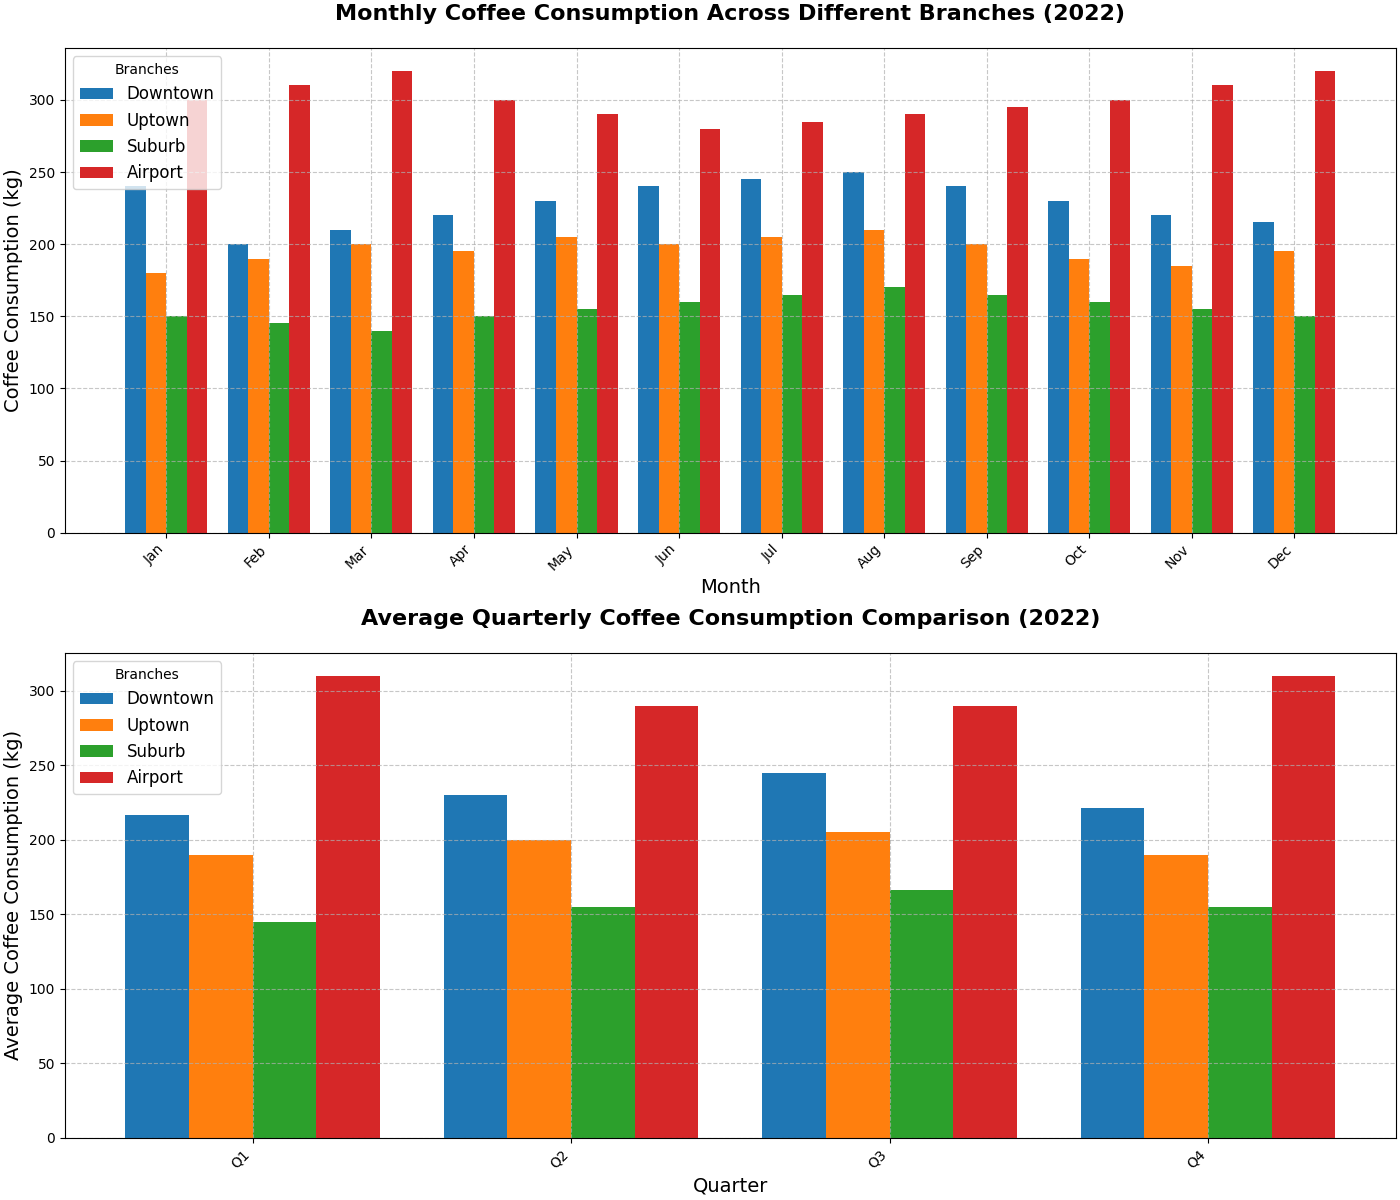

Write Python code to recreate this figure.
import matplotlib.pyplot as plt
import numpy as np

# Backstory: Analysis of Monthly Coffee Consumption Over Different Branches
# Imagine this chart presents the distribution of monthly coffee consumption in different branches of a coffee shop chain for the year 2022.

# Branches : 'Downtown', 'Uptown', 'Suburb', 'Airport'
branches = ['Downtown', 'Uptown', 'Suburb', 'Airport']
months = np.arange(1, 13)

# Coffee consumption data in kilograms
downtown_consumption = [240, 200, 210, 220, 230, 240, 245, 250, 240, 230, 220, 215]
uptown_consumption = [180, 190, 200, 195, 205, 200, 205, 210, 200, 190, 185, 195]
suburb_consumption = [150, 145, 140, 150, 155, 160, 165, 170, 165, 160, 155, 150]
airport_consumption = [300, 310, 320, 300, 290, 280, 285, 290, 295, 300, 310, 320]

# Creating the subplots
fig, axes = plt.subplots(2, 1, figsize=(14,12), constrained_layout=True)

# Plot 1: Bar chart for coffee consumption per branch across months
bar_width = 0.2
x_indices = np.arange(len(months))

for i, (consumption, label) in enumerate(zip([downtown_consumption, uptown_consumption, suburb_consumption, airport_consumption], branches)):
    axes[0].bar(x_indices + i * bar_width, consumption, bar_width, label=label)

# Beautifying the plot
axes[0].set_title("Monthly Coffee Consumption Across Different Branches (2022)", fontsize=16, fontweight='bold', pad=20)
axes[0].set_xlabel("Month", fontsize=14)
axes[0].set_ylabel("Coffee Consumption (kg)", fontsize=14)
axes[0].set_xticks(x_indices + bar_width * 1.5)
axes[0].set_xticklabels(['Jan', 'Feb', 'Mar', 'Apr', 'May', 'Jun', 'Jul', 'Aug', 'Sep', 'Oct', 'Nov', 'Dec'], rotation=45, ha='right')
axes[0].legend(loc='upper left', title='Branches', fontsize=12)
axes[0].grid(True, linestyle='--', alpha=0.7)

# Plot 2: Grouped bar chart to compare average consumption per branch during quarters
quarters = ['Q1', 'Q2', 'Q3', 'Q4']
x_indices_2 = np.arange(len(quarters))
average_consumptions = {
    'Downtown': [np.mean(downtown_consumption[i*3:i*3+3]) for i in range(4)],
    'Uptown': [np.mean(uptown_consumption[i*3:i*3+3]) for i in range(4)],
    'Suburb': [np.mean(suburb_consumption[i*3:i*3+3]) for i in range(4)],
    'Airport': [np.mean(airport_consumption[i*3:i*3+3]) for i in range(4)],
}

for i, (label, avg) in enumerate(average_consumptions.items()):
    axes[1].bar(x_indices_2 + i * bar_width, avg, bar_width, label=label)

# Beautifying the plot
axes[1].set_title("Average Quarterly Coffee Consumption Comparison (2022)", fontsize=16, fontweight='bold', pad=20)
axes[1].set_xlabel("Quarter", fontsize=14)
axes[1].set_ylabel("Average Coffee Consumption (kg)", fontsize=14)
axes[1].set_xticks(x_indices_2 + bar_width * 1.5)
axes[1].set_xticklabels(quarters, rotation=45, ha='right')
axes[1].legend(loc='upper left', title='Branches', fontsize=12)
axes[1].grid(True, linestyle='--', alpha=0.7)

plt.show()
